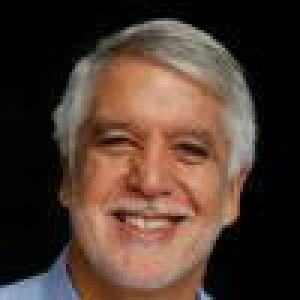
#> input picture train/10.jpg, 100 x 100 px (shown 3 times larger); its folder holds 4 pictures in this run
$ jupyter execute --allow-errors predict_sex.ipynb
#> lines starting #> are read from the running program, lines starting #| are printed output that depends on the picture
[cell 1]
import glob
import numpy as np
import pandas as pd
import matplotlib.pyplot as plt
import sklearn.metrics
from sklearn.preprocessing import StandardScaler
from sklearn.model_selection import train_test_split
from sklearn.discriminant_analysis import LinearDiscriminantAnalysis
from sklearn.svm import SVC
from sklearn.metrics import f1_score

[cell 2]
data=glob.glob("./train/*.jpg")
y_vals=[]
for i in range(len(data)):
 #   if(i%2==0):
    if(int(data[i][8:-4])%2==0) :
        y_vals=np.append(y_vals,1)
    else:
        y_vals=np.append(y_vals,0)

#> (a cell that did not finish here is left out)

[cell 4]
files_train, files_test, y_train, y_test = train_test_split(data, y_vals, train_size=0.5)
print(files_train)
print(y_train)

[cell 5]
#files_train.sort()
images_train=[]
for f in files_train:
    i1=plt.imread(f)[:,:,0]
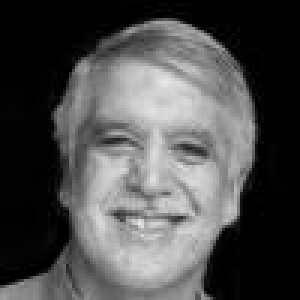
#> i1: shape (100, 100) (shown 3 times larger); min 0, max 236, mean 77.9
    i2=plt.imread(f)[:,:,1]
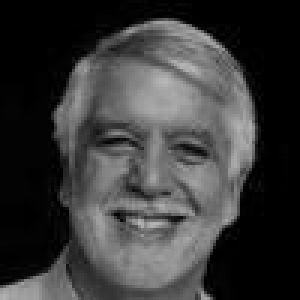
#> i2: shape (100, 100) (shown 3 times larger); min 0, max 184, mean 57.8
    i3=plt.imread(f)[:,:,2]
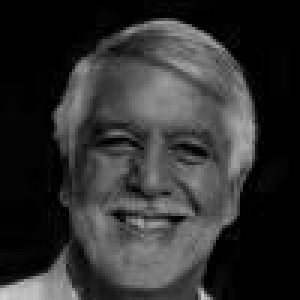
#> i3: shape (100, 100) (shown 3 times larger); min 0, max 207, mean 47.8
    d1=np.float_(i1.flatten())
#> d1 = 10000 values, max 236 at index 7446, min 0 at index 0, mean 77.87
    d2=np.float_(i2.flatten())
#> d2 = 10000 values, max 184 at index 2755, min 0 at index 0, mean 57.82
    d3=np.float_(i3.flatten())
#> d3 = 10000 values, max 207 at index 9901, min 0 at index 0, mean 47.84
    images_train.append((d1+d2+d3)/3)
#> pass 2 of the loop `for f in files_train:`:
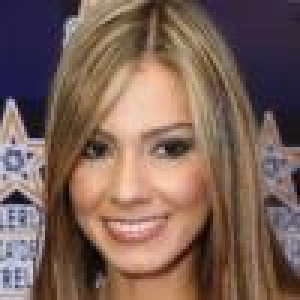
#> input picture train/1.jpg, 100 x 100 px (shown 3 times larger)
#> `d1=np.float_(i1.flatten())`: d1 = 10000 values, max 255 at index 6442, min 7 at index 3300, mean 123.8
#> `d2=np.float_(i2.flatten())`: d2 = 10000 values, max 212 at index 8800, min 0 at index 8532, mean 98.1
#> `d3=np.float_(i3.flatten())`: d3 = 10000 values, max 234 at index 8806, min 0 at index 6022, mean 87.89
#print(i[:,1])
print(np.shape(images_train))
#| (2, 10000)
#files_train.sort()
images_test=[]
for f in files_test:
    i1=plt.imread(f)[:,:,0]
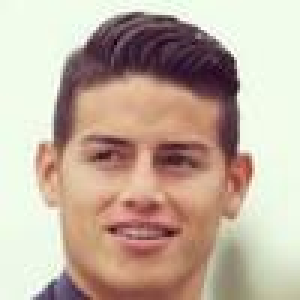
#> input picture train/100.jpg, 100 x 100 px (shown 3 times larger)
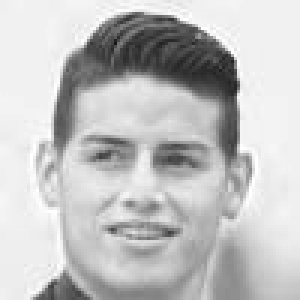
#> i1: shape (100, 100) (shown 3 times larger); min 22, max 255, mean 193.9
    i2=plt.imread(f)[:,:,1]
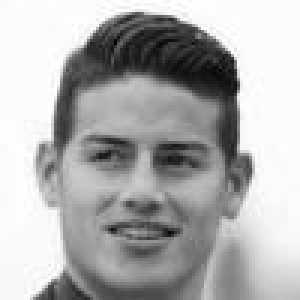
#> i2: shape (100, 100) (shown 3 times larger); min 0, max 255, mean 175.2
    i3=plt.imread(f)[:,:,2]
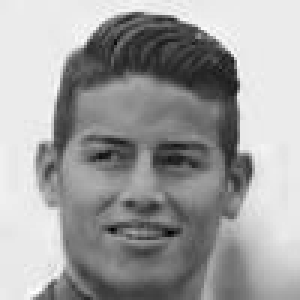
#> i3: shape (100, 100) (shown 3 times larger); min 0, max 255, mean 159.4
    d1=np.float_(i1.flatten())
#> d1 = 10000 values, max 255 at index 633, min 22 at index 1438, mean 193.9
    d2=np.float_(i2.flatten())
#> d2 = 10000 values, max 255 at index 39, min 0 at index 1438, mean 175.2
    d3=np.float_(i3.flatten())
#> d3 = 10000 values, max 255 at index 9612, min 0 at index 7756, mean 159.4
    images_test.append((d1+d2+d3)/3)
#> pass 2 of the loop `for f in files_test:`:
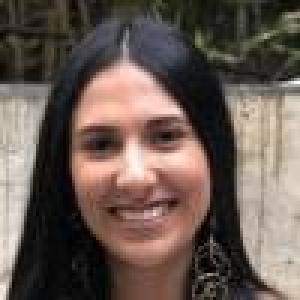
#> input picture train/11.jpg, 100 x 100 px (shown 3 times larger)
#> `i3=plt.imread(f)[:,:,2]`:
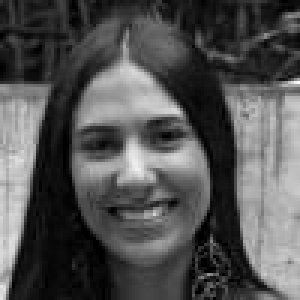
#> i3: shape (100, 100) (shown 3 times larger); min 0, max 251, mean 82.1
#> `d1=np.float_(i1.flatten())`: d1 = 10000 values, max 255 at index 2340, min 0 at index 6320, mean 104.7
#> `d2=np.float_(i2.flatten())`: d2 = 10000 values, max 255 at index 2799, min 0 at index 5321, mean 90.09
#> `d3=np.float_(i3.flatten())`: d3 = 10000 values, max 251 at index 2799, min 0 at index 94, mean 82.14
#print(i[:,1])
print(np.shape(images_test))
#| (2, 10000)

[cell 6]
n_test=len(files_test)
predict_test=np.int_(np.random.random(n_test)/0.5)
print(predict_test)
print(n_test)

[cell 7]
for f,p in zip(files_test,predict_test):
    print(f.split("/")[-1],p)

[cell 8]
# [13 lines of commented-out code are left out]

[cell 9]
count = 0

#> (the rest of this cell did not finish here and is left out)

[cell 10]
f1=[]
for c in np.logspace(-4,10):
    clf = SVC(C=c,kernel='linear',gamma='auto')
    clf.fit(images_test,y_test)
    predicted=clf.predict(images_test)
#    y_predict = clf.predict_proba(
#    f1_score(y_test,y_predict)
    print(predicted)
#> this loop made 50 passes
#| [1. 0.]
#| [1. 0.]
#| [1. 0.]
#| [1. 0.]
#| [1. 0.]
#| [1. 0.]
#| [1. 0.]
#| [1. 0.]
#> (further printed lines are left out)
